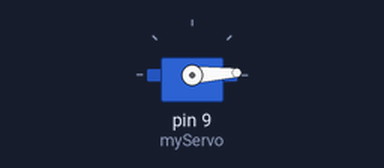
A program run on a simulated Arduino Uno, built with avr-gcc and run on an emulated ATmega328P. Parts: servo.

Above: at 0.05 s.
At 1.3 s:
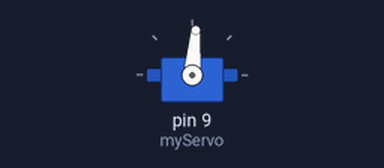
At 2.6 s:
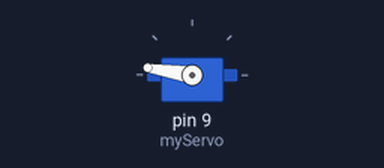
At 5.2 s:
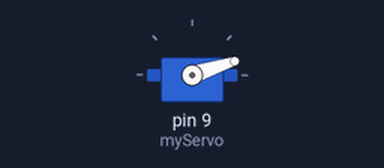
Timing chart, 0 to 7.1 s (numbered marks = the images above):
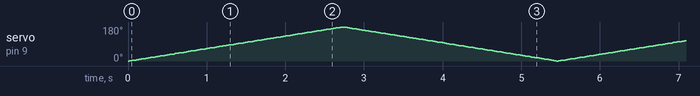

The program:

main.cpp
```cpp
#include <Arduino.h>
#include <Servo.h>

Servo myServo;

// Brown -> GND
// Red -> 5V
// Orange -> Signal

void setup() {

  //myServo.attach(pin, minimumPulse, maximumPulse);
  myServo.attach(9, 544, 2400);
}

// Sweep Motion
void loop() {

  for(int angle=0; angle <= 180; angle++){

    myServo.write(angle);
    delay(15);
  }

  for(int angle=180; angle>=0; angle--){

    myServo.write(angle);
    delay(15);
  }
}
```
